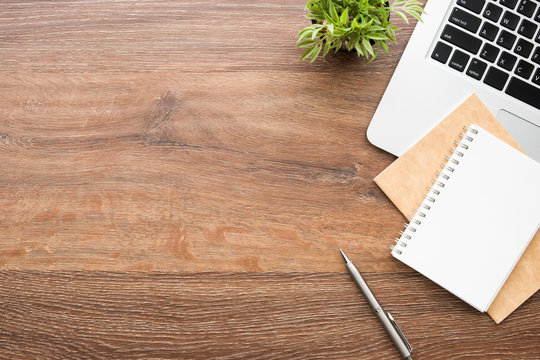
#> input picture data_generator/backgrounds/360_F_321758393_48lRqzu7XGW3l8JlOkdqHciFk8BHXB2S.jpg, 540 x 360 px; its folder holds 4 pictures in this run
$ python generateCardBackground.py
#> lines starting #> are read from the running program, lines starting #| are printed output that depends on the picture
import os
import random
import csv
import requests
import glob
from PIL import Image, ImageDraw, ImageFilter, ImageEnhance
from io import BytesIO
from tqdm import tqdm
import numpy as np
from bs4 import BeautifulSoup
import base64
import cv2

# Configuration
NUM_COMPOSITES = 3000
IMAGE_SIZE = 640
OUTPUT_DIR = "datasets"
BACKGROUNDS_DIR = "backgrounds"
MIN_CARDS = 1
MAX_CARDS = 5

# Create directories
os.makedirs(f"{OUTPUT_DIR}/yolo/images/train", exist_ok=True)
os.makedirs(f"{OUTPUT_DIR}/yolo/labels/train", exist_ok=True)

# Load background images
background_paths = glob.glob(f"{BACKGROUNDS_DIR}/*.jpg") + \
                   glob.glob(f"{BACKGROUNDS_DIR}/*.png") + \
                   glob.glob(f"{BACKGROUNDS_DIR}/*.jpeg")

def load_cards(csv_paths):
    """Load cards from one or multiple CSV files"""
    cards = []
    if isinstance(csv_paths, str):
        csv_paths = [csv_paths]

    for csv_path in csv_paths:
        try:
            with open(csv_path, newline='', encoding='utf-8') as csvfile:
                reader = csv.DictReader(csvfile)
                for row in reader:
                    img_url = row['Image']
                    img_id = img_url.split('/')[-1].split('.')[0]
                    cards.append({
                        'img_id': img_id,
                        'product_name': row['Product Name'],
                        'image_url': img_url
                    })
        except FileNotFoundError:
            print(f"Warning: CSV file not found - {csv_path}")
            continue
        except Exception as e:
            print(f"Error processing {csv_path}: {str(e)}")
            continue
    return cards

# [206 lines left out: functions apply_glare_effect, apply_hue_shift, apply_lighting_effects, process_card_image, download_image, fetch_google_image, not called in this run]

def generate_composite(composite_id, cards, backgrounds):
    bg = random.choice(backgrounds).copy().resize((IMAGE_SIZE, IMAGE_SIZE))
    annotations = []
    num_cards = random.randint(MIN_CARDS, MAX_CARDS)
    selected_cards = random.sample(cards, num_cards)

    # Process all selected cards to get transformed images and sizes
    processed_cards = []
    for card in selected_cards:
        img = download_image(card['image_url']) or fetch_google_image(card['product_name'])
        if not img:
            continue

        try:
            img = img.convert("RGBA")
            transformed = process_card_image(img)
            if not transformed:
                continue

            tw, th = transformed.size

            # Check if the transformed card fits in the image
            max_x = IMAGE_SIZE - tw
            max_y = IMAGE_SIZE - th
            if max_x < 0 or max_y < 0:
                continue

            processed_cards.append((transformed, tw, th))

        except Exception as e:
            print(f"Error processing card: {e}")
            continue

    # Sort processed cards by area in descending order (largest first)
    processed_cards.sort(key=lambda x: x[1] * x[2], reverse=True)

    # Now attempt to place each card in sorted order
    for transformed, tw, th in processed_cards:
        max_x = IMAGE_SIZE - tw
        max_y = IMAGE_SIZE - th

        max_attempts = 50  # Increased from 10 to 50 for more placement attempts
        placed = False
        for _ in range(max_attempts):
            x = random.randint(0, max_x)
            y = random.randint(0, max_y)
            new_bbox = (x, y, x + tw, y + th)

            # Check for complete overlap with existing annotations
            complete_overlap = False
            for existing_bbox in annotations:
                # Check if new_bbox is completely inside existing_bbox
                inside_existing = (new_bbox[0] >= existing_bbox[0] and
                                   new_bbox[1] >= existing_bbox[1] and
                                   new_bbox[2] <= existing_bbox[2] and
                                   new_bbox[3] <= existing_bbox[3])
                # Check if existing_bbox is completely inside new_bbox
                existing_inside_new = (existing_bbox[0] >= new_bbox[0] and
                                       existing_bbox[1] >= new_bbox[1] and
                                       existing_bbox[2] <= new_bbox[2] and
                                       existing_bbox[3] <= new_bbox[3])
                if inside_existing or existing_inside_new:
                    complete_overlap = True
                    break

            if not complete_overlap:
                placed = True
                break

        if placed:
            bg.paste(transformed, (x, y), transformed)
            annotations.append(new_bbox)

    if annotations:
        bg.convert('RGB').save(f"{OUTPUT_DIR}/yolo/images/train/{composite_id}.jpg")

        with open(f"{OUTPUT_DIR}/yolo/labels/train/{composite_id}.txt", "w") as f:
            for x_min, y_min, x_max, y_max in annotations:
                width = x_max - x_min
                height = y_max - y_min
                cx = (x_min + x_max) / 2 / IMAGE_SIZE
                cy = (y_min + y_max) / 2 / IMAGE_SIZE
                w = width / IMAGE_SIZE
                h = height / IMAGE_SIZE

                cx = max(0.0, min(cx, 1.0))
                cy = max(0.0, min(cy, 1.0))
                w = max(0.0, min(w, 1.0))
                h = max(0.0, min(h, 1.0))

                if w * h < (100 / (IMAGE_SIZE**2)):
                    continue

                f.write(f"0 {cx:.6f} {cy:.6f} {w:.6f} {h:.6f}\n")


def load_backgrounds():
    backgrounds = []
    for bg_path in background_paths:
        try:
            bg = Image.open(bg_path).convert('RGB').resize((IMAGE_SIZE, IMAGE_SIZE))
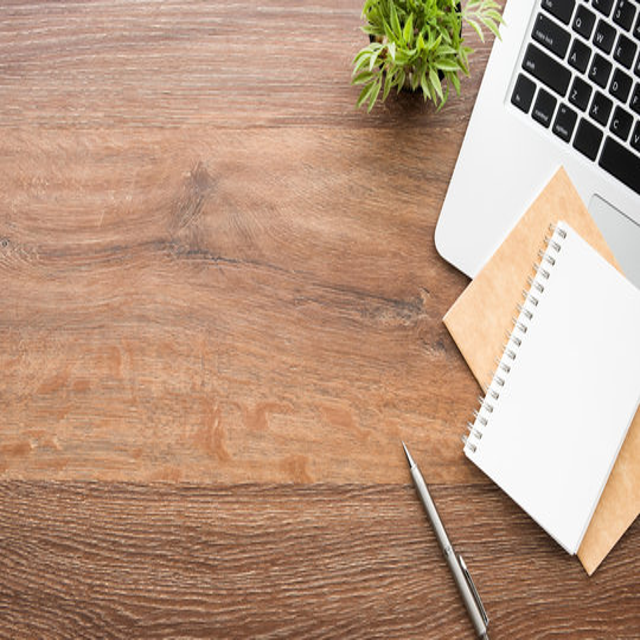
#> bg: PIL image 640x640 RGB; mean R, G, B 183.9, 151.1, 128.2
            backgrounds.append(bg)
        except Exception as e:
            print(f"Skipping invalid background: {bg_path}")
#> pass 2 of the loop in load_backgrounds, `for bg_path in background_paths:`:
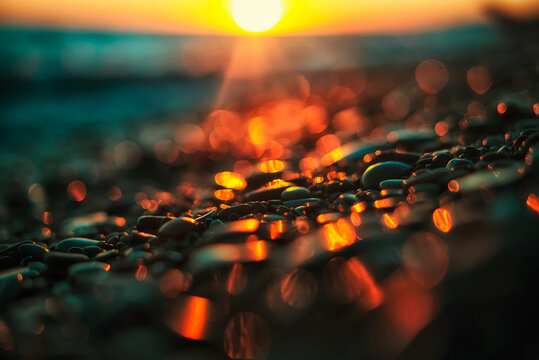
#> input picture data_generator/backgrounds/360_F_545428173_uyYWJoR9n5uJFYIWfDa2C49AzIECcU20.jpg, 539 x 360 px
#> in load_backgrounds, `bg = Image.open(bg_path).convert('RGB').resize((IMAGE_SIZE, IMAGE_SIZE))`:
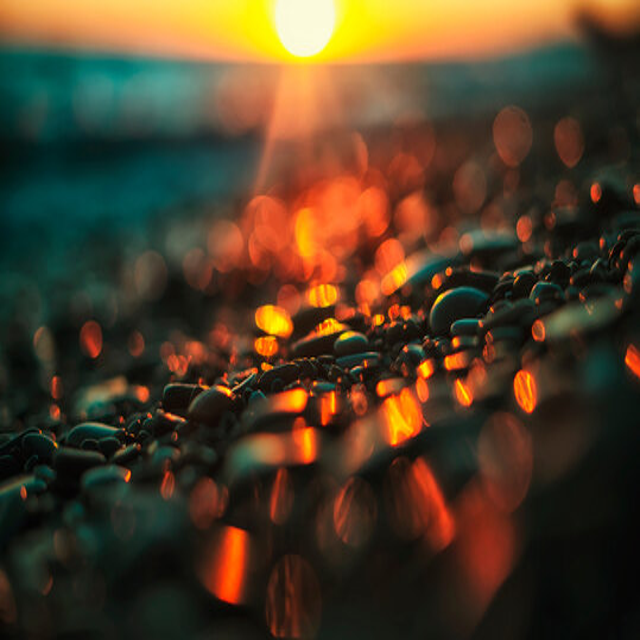
#> bg: PIL image 640x640 RGB; mean R, G, B 79.8, 62, 39.5
#> pass 3 of the loop in load_backgrounds, `for bg_path in background_paths:`:
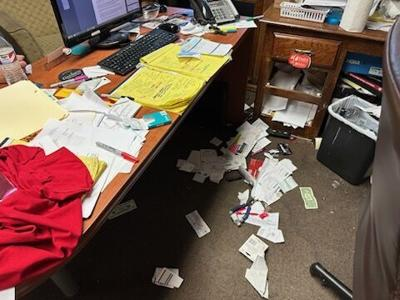
#> input picture data_generator/backgrounds/6518d6de38631.image.jpg, 400 x 300 px
#> in load_backgrounds, `bg = Image.open(bg_path).convert('RGB').resize((IMAGE_SIZE, IMAGE_SIZE))`:
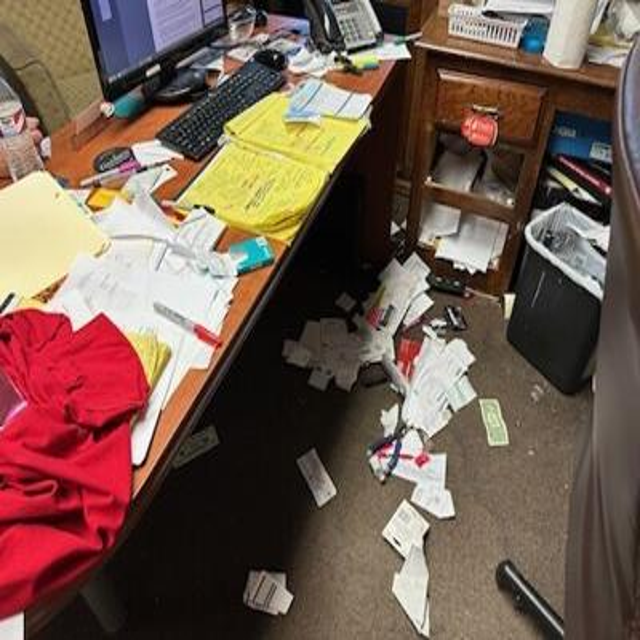
#> bg: PIL image 640x640 RGB; mean R, G, B 115.7, 91.3, 79.8
#> the loop made 4 passes; the first 3 are shown
    return backgrounds

def create_dataset(csv_paths):
    cards = load_cards(csv_paths)
    backgrounds = load_backgrounds()

    if not backgrounds:
        raise ValueError("No valid background images found")

    for composite_id in tqdm(range(NUM_COMPOSITES)):
        generate_composite(composite_id, cards, backgrounds)
#> in generate_composite, `bg = random.choice(backgrounds).copy().resize((IMAGE_SIZE, IMAGE_SIZE))`:
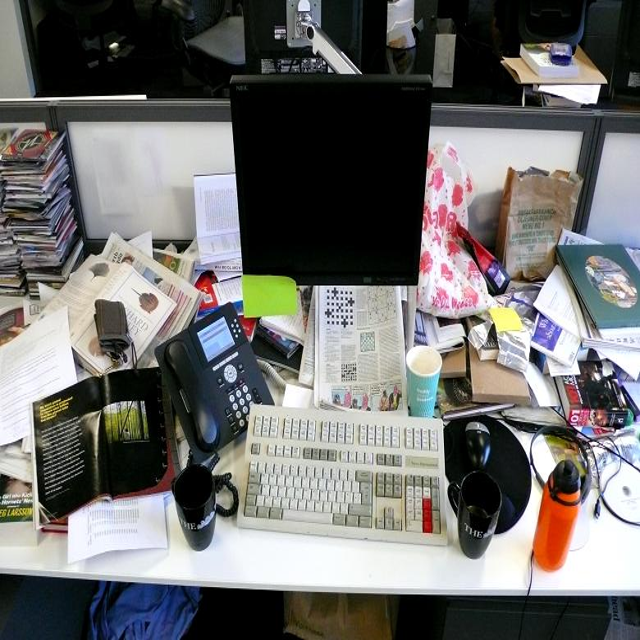
#> bg: PIL image 640x640 RGB; mean R, G, B 111.2, 110.4, 109

if __name__ == "__main__":
    # Example usage:
    # Single CSV file
    # create_dataset("cards.csv")

    # Multiple CSV files
#> (the run stopped early here; a loop or call above may not have finished)
